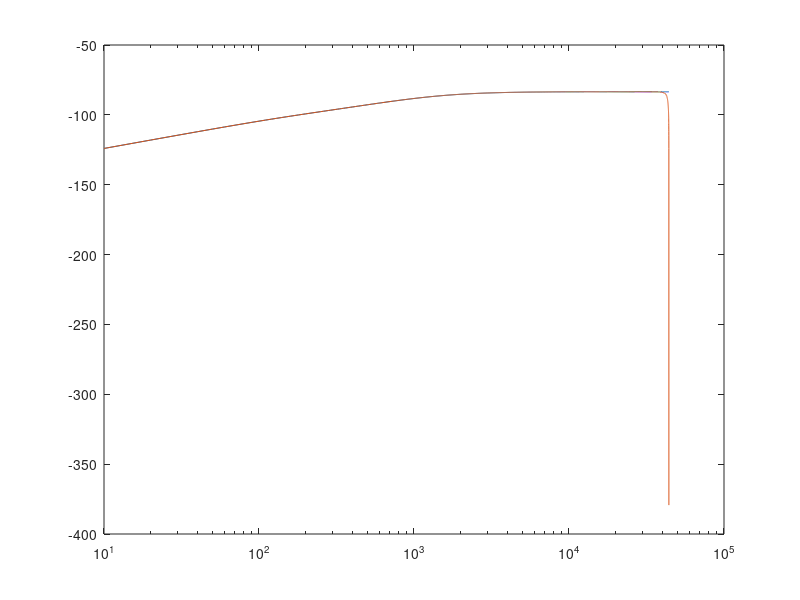

Write the MATLAB code that produced this figure.
% Pre-emphasis stage for King of Tone 
% Implementation like BluesBreaker first stage
k = 1000;
n = 1e-9;

fs=44100.0;
Ts = 1/fs;

f=10:10:fs;
w=2*pi*f;
s = j.*w;

z1 = e.^(-s*Ts);
kz = 2/Ts;

% Cirtuit params
r1 = 33*k;
r2 = 27*k;
c1 = 10*n;
c2 = 10*n;

% Brute-force analog model
zr2 = r2 + 1./(s*c2);
Zx = zr2.*r1./(zr2 + r1) + 1./(s*c1);
Hix = 1./Zx;

% Check algebra
ga = (r1 + r2)/(r1*r2);
gs = 1/ga;
z0=1/(r2*c2);
p0 = 1/((r1+r2)*c2);

A1 = p0;
B1 = (c1*gs*z0+1)/(c1*gs);
B0 = p0/(c1*gs);

Zs = gs.*(s + z0)./(s + p0) + 1./(s*c1);
Hs = 1./Zs;

Hs = ga*(s.*s + A1*s)./(s.*s + B1*s + B0);

% DSP compare
sz = kz.*(1-z1)./(1+z1);
Hz = ga*(sz.*sz + A1*sz)./(sz.*sz + B1*sz + B0);

zn0 = 1;
zn1 = -2*kz*kz/(kz*kz - k*A1);
zn2 = 1;

zd0 = (kz*kz - kz*B1 + B0)/(kz*kz - kz*B1 + B0);
zd1 = (2*B0 - 2*kz*kz)/(kz*kz - kz*B1 + B0);
zd2 = 1;

gz = (kz*kz - k*B1)/(kz*kz - kz*B1 + B0);

%Hz = ga.*gz.*(zn2.*z1.*z1 + zn1.*z1 + zn1)./(zd2.*z1.*z1 + zd1.*z1 + zd0);

semilogx(f,20*log10(Hix),f,20*log10(Hz));

